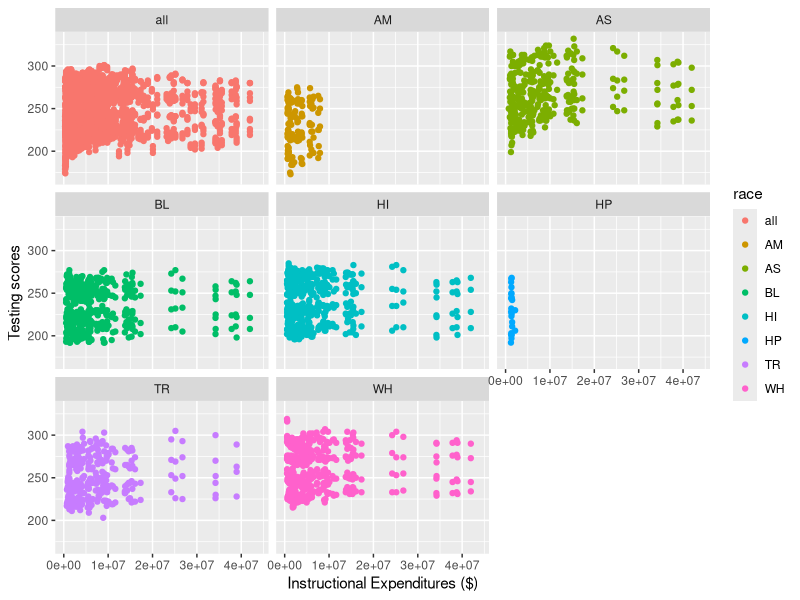
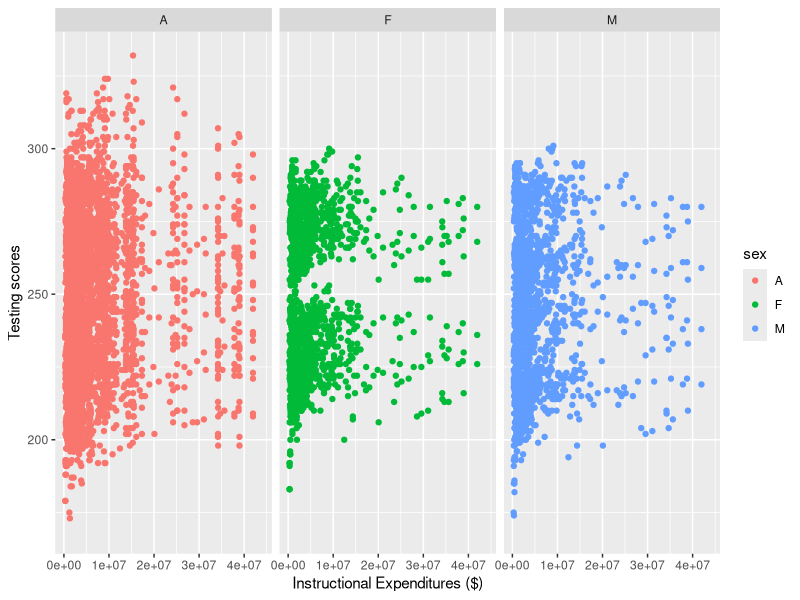
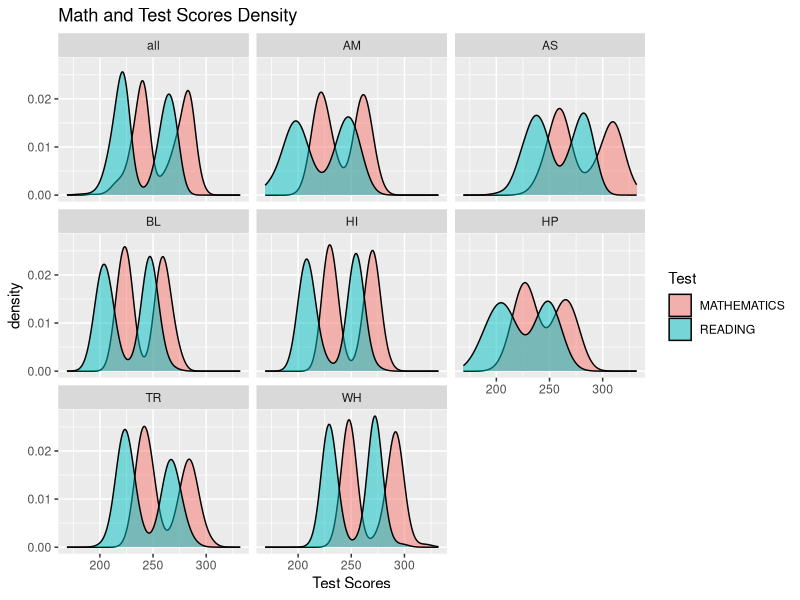
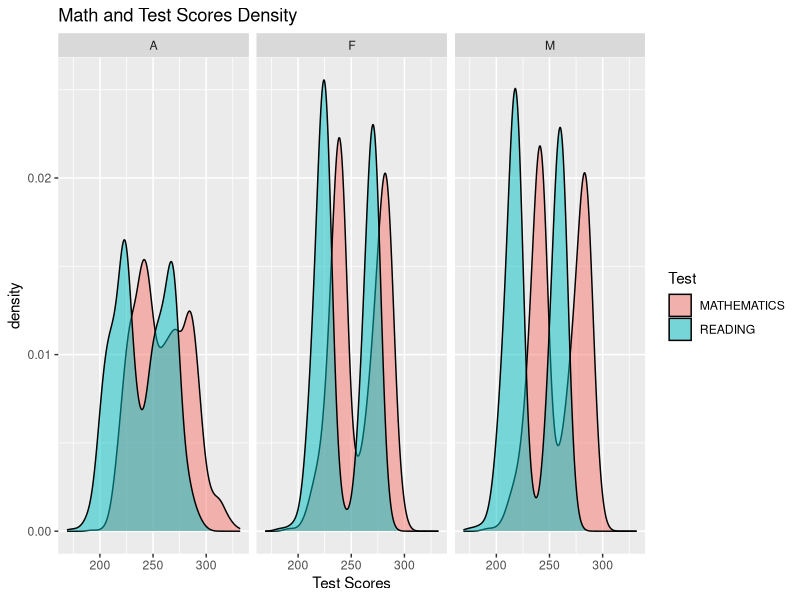
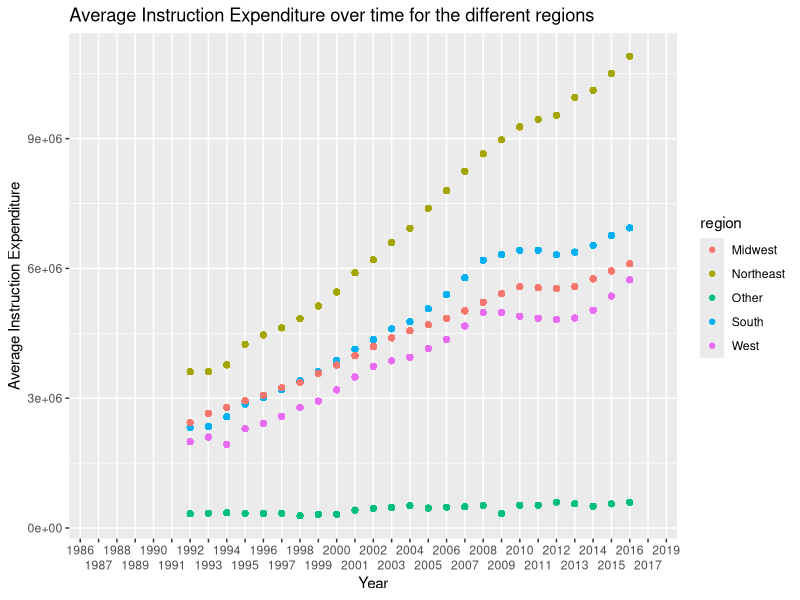

Source code (R) for these figures, in order: (Note: this script raises an error after producing the figures.)
## ---- chunk 1
knitr::opts_chunk$set(echo = TRUE)
library(tidyverse)
library(readxl)
## ---- chunk 2
schools <- read_xlsx("US_schools_data.xlsx")
## ---- chunk 3
clean_schools <-schools %>%
  select(PRIMARY_KEY,
         TOTAL_EXPENDITURE, 
         INSTRUCTION_EXPENDITURE, 
         SUPPORT_SERVICES_EXPENDITURE, 
         OTHER_EXPENDITURE, 
         CAPITAL_OUTLAY_EXPENDITURE, 
         ends_with("READING"), 
         ends_with("MATHEMATICS"))
## ---- chunk 4
clean_schools
## ---- chunk 5

clean_schools$PRIMARY_KEY <- str_replace(clean_schools$PRIMARY_KEY,"_", " ")

clean_schools <- clean_schools %>%
  separate(PRIMARY_KEY, 
           into = c("year", "state"), 
           sep = " ")

clean_schools$state <- str_replace_all(clean_schools$state, "_", " ")


## ---- chunk 6
clean_schools <- clean_schools %>%
  pivot_longer("G04_A_A_READING":"G08_TR_A_MATHEMATICS",
               names_to = c("grade","race", "sex", "test"),
               names_sep = "_",
               values_to = "score")
## ---- chunk 7
clean_schools <- clean_schools %>%
  mutate(sex = as.factor(sex),
         race = fct_recode(as.factor(clean_schools$race), all = "A"),
         test = as.factor(test),
         grade =as.factor(grade)
         )
  
## ---- chunk 8
MIDWEST <- c("INDIANA","ILLINOIS","MICHIGAN","OHIO","WISCONSIN",
             "IOWA","KANSAS","MINNESOTA","MISSOURI","NEBRASKA",
             "NORTH DAKOTA","SOUTH DAKOTA")

NORTHEAST <- c("CONNECTICUT","MAINE","MASSACHUSETTS","NEW HAMPSHIRE",
             "RHODE ISLAND","VERMONT","NEW JERSEY","NEW YORK",
             "PENNSYLVANIA")

SOUTH <- c("DELAWARE","DISTRICT","FLORIDA","GEORGIA",
            "MARYLAND","NORTH CAROLINA","SOUTH CAROLINA","VIRGINIA",
            "WEST VIRGINIA","ALABAMA","KENTUCKY","MISSISSIPPI",
            "TENNESSEE","ARKANSAS","LOUISIANA","OKLAHOMA","TEXAS")

WEST <- c("ARIZONA","COLORADO","IDAHO","NEW MEXICO","MONTANA",
            "UTAH","NEVADA","WYOMING","ALASKA","CALIFORNIA",
            "HAWAII","OREGON","WASHINGTON")

clean_schools <- clean_schools %>%
  mutate(region = if_else(state %in% MIDWEST, "Midwest", 
                          if_else(state %in% NORTHEAST, "Northeast", 
                                  if_else(state %in% SOUTH, "South", 
                                          if_else(state %in% WEST, "West", "Other")))))

## ---- chunk 9
clean_schools %>%
  ggplot(aes(x = INSTRUCTION_EXPENDITURE, y = score, color = race)) +
  geom_point() +
  labs(x = "Instructional Expenditures ($)", 
       y = "Testing scores")  +
  facet_wrap(~race)

clean_schools %>%
  ggplot(aes(x = INSTRUCTION_EXPENDITURE, y = score, color = sex)) +
  geom_point() +
  labs(x = "Instructional Expenditures ($)", 
       y = "Testing scores")  +
  facet_wrap(~sex)
## ---- chunk 10
clean_schools %>%
  ggplot()+
  geom_density(mapping = aes(x = score, fill = test), alpha = 0.5)+
  facet_wrap(~race) +
  labs(title = "Math and Test Scores Density", x = "Test Scores", fill = "Test")

clean_schools %>%
  ggplot()+
  geom_density(mapping = aes(x = score, fill = test), alpha = 0.5)+
  facet_wrap(~sex) +
  labs(title = "Math and Test Scores Density", x = "Test Scores", fill = "Test")
## ---- chunk 11
clean_schools %>%
  #filter(!is.na(INSTRUCTION_EXPENDITURE)) %>%
  group_by(year, region, race, sex) %>%
  mutate(
    avg = mean(INSTRUCTION_EXPENDITURE, na.rm = TRUE),
         year = as.factor(year)
    ) %>%
  ggplot(mapping = aes(x = year, y = avg, color = region))+
  geom_point() +
  scale_x_discrete(guide = guide_axis(n.dodge=2)) +#+ facet_wrap(~race) + facet_wrap(~sex)
  labs(title = "Average Instruction Expenditure over time for the different regions", y = "Average Instruction Expenditure", x = "Year")
## ---- chunk 12
clean_schools %>%
  group_by(year, region) %>%
  mutate(
    INSTRUCTION_EXPENDITURE = INSTRUCTION_EXPENDITURE / 1000000,
    avg = mean(INSTRUCTION_EXPENDITURE, na.rm = TRUE),
         year = as.factor(year)) %>%
  ggplot(mapping = aes(x = year, 
                       y = avg,
                       group = region,
                       color = fct_reorder2(region, year, INSTRUCTION_EXPENDITURE)))+
  geom_line() +
  scale_x_discrete(guide = guide_axis(n.dodge=2)) +
  #scale_colour_brewer(palette = "Paired") +
  theme(panel.grid.major = element_blank(), 
        panel.grid.minor = element_blank(),
        text=element_text(size=12, 
                          family="serif"),
                          axis.text.y = element_text(size = 16))+
  # code for removing gridlines from https://felixfan.github.io/ggplot2-remove-grid-background-margin/
  # code for font from https://stackoverflow.com/questions/34522732/changing-fonts-in-ggplot2
  # annotation from https://ggplot2.tidyverse.org/reference/annotate.html
  labs(title = "Average Instruction Expenditure Over Time by Region",
       x = "Year",
       y = "Average Instruction Expenditure (Millions $)",
       color = "Region")+
  annotate("text", 
           x = "2012", 
           y = 5.75, 
           label = "Large increase \n for Northeast",
           size = 2)

## ---- chunk 13
clean_schools %>%
  filter(test == "MATHEMATICS",
         !is.na(score)) %>%
  lm(score ~ INSTRUCTION_EXPENDITURE, data = .) ->
  math_model

clean_schools %>%
  filter(test == "READING",
         !is.na(score)) %>%
  lm(score ~ INSTRUCTION_EXPENDITURE, data = .) ->
  reading_model
## ---- chunk 14
summary(math_model)
# math model has higher r^2
summary(reading_model)
## ---- chunk 15
clean_schools %>%
  lm(score ~ test, data = .) ->
  test_model
summary(test_model)
## ---- chunk 16
clean_schools %>%
  mutate(year = as.numeric(year)) %>%
  lm(score ~ test + year, data = .) %>%
  summary()
## ---- chunk 17
clean_schools %>%
  mutate(year = as.numeric(year),
         state = as.factor(state)) %>%
  lm(score ~ test + year + SUPPORT_SERVICES_EXPENDITURE, data = .) %>%
  summary()
## ---- chunk 18
clean_schools %>%
  mutate(year = as.numeric(year)) %>%
  lm(score ~ test + year + region + SUPPORT_SERVICES_EXPENDITURE, data = .) %>%
  summary()
## ---- chunk 19
clean_schools %>%
  mutate(year = as.numeric(year)) %>%
  lm(score ~ test + year + region + SUPPORT_SERVICES_EXPENDITURE + race, data = .) %>%
  summary()
## ---- chunk 20
clean_schools %>%
  mutate(year = as.numeric(year)) %>%
  lm(score ~ test + year + region + race, data = .) %>%
  summary()
## ---- chunk 21
clean_schools %>%
  mutate(year = as.numeric(year)) %>%
  lm(score ~ test + year + region + SUPPORT_SERVICES_EXPENDITURE + race + grade, data = .) %>%
  summary()
## ---- chunk 22
clean_schools %>%
  mutate(year = as.numeric(year)) %>%
  lm(score ~ test + year + region +  race + grade + INSTRUCTION_EXPENDITURE, data = .) %>%
  summary()
## ---- chunk 23
clean_schools %>%
  mutate(year = as.numeric(year)) %>%
  lm(score ~ test + year + region +  race + grade + INSTRUCTION_EXPENDITURE, data = .) %>%
  summary()
## ---- chunk 24
clean_schools %>%
  mutate(year = as.numeric(year)) %>%
  ggplot()+
  geom_point(mapping = aes())
